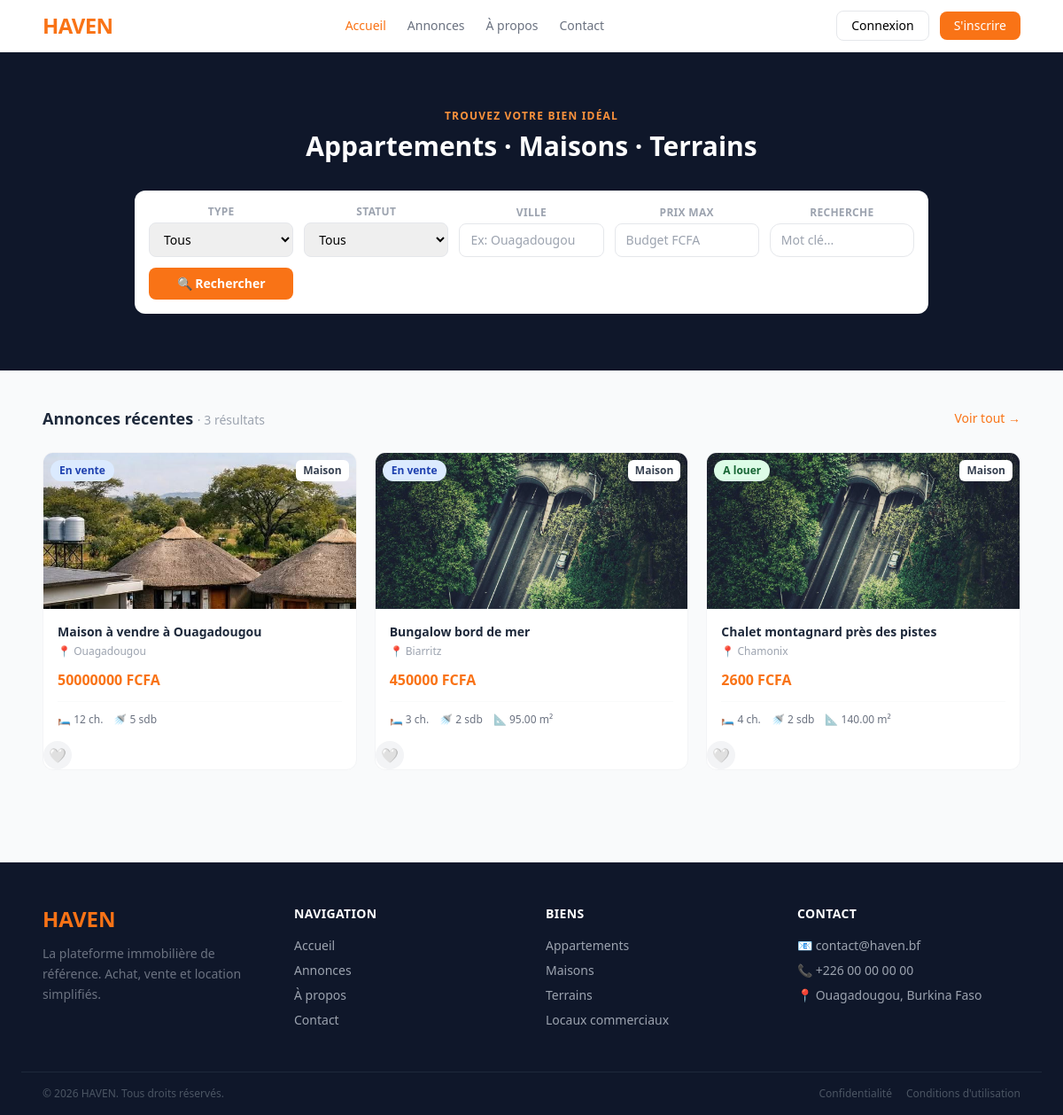
Before: / with the older database file.
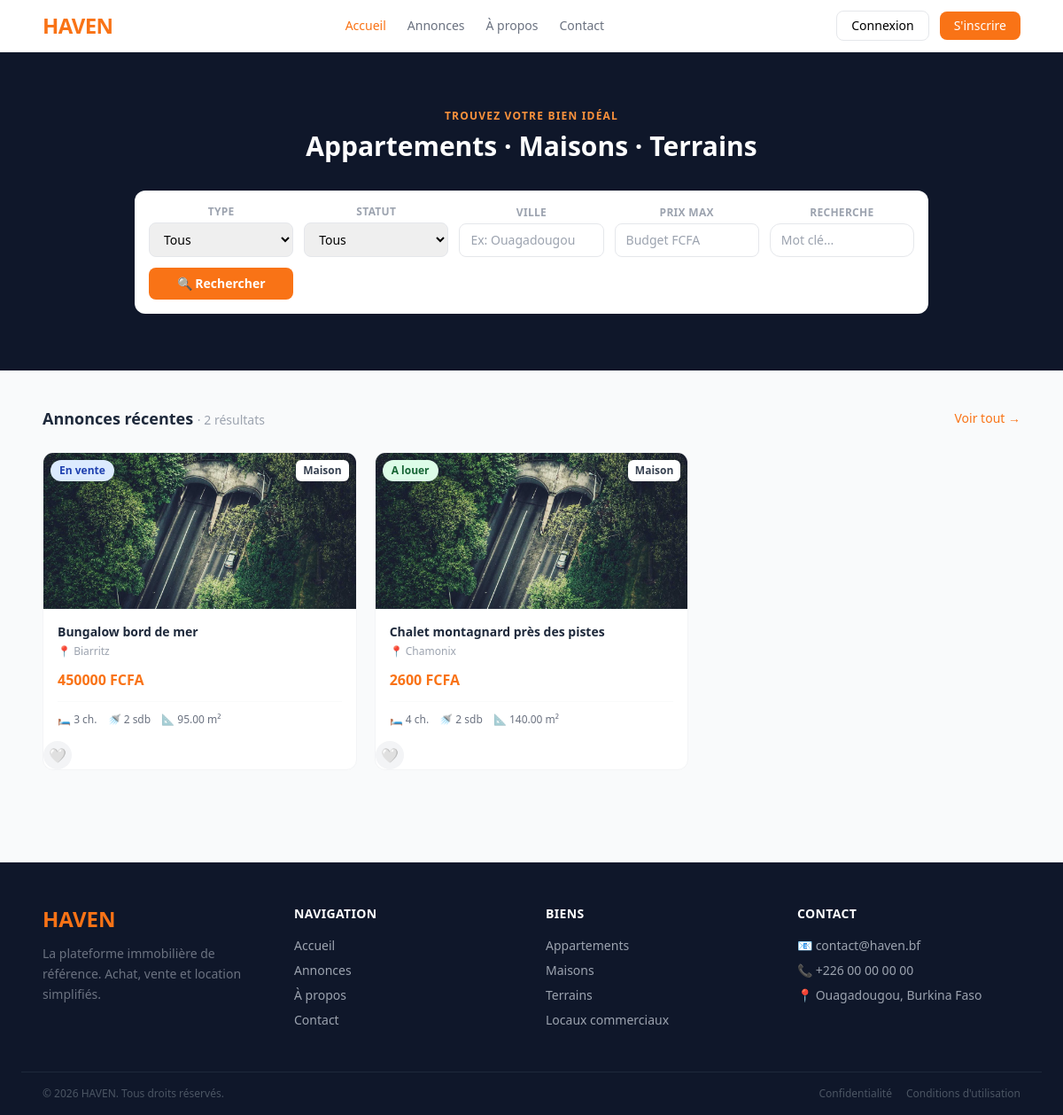
After: the same page with the newer database file.
### apps/listings/models.py (models this page shows, shortened)
class Listing(models.Model):
    STATUS = [
        ('En vente', 'En vente'),
        ('A louer', 'A louer'),
        ('Vendu', 'Vendu'),
        ('Loué', 'Loué'),
    ]
    TYPES = [
        ('Appartement', 'Appartement'),
        ('Maison', 'Maison'),
        ('Local commercial', 'Local commercial'),
        ('Terrain', 'Terrain'),
    ]
    user = models.ForeignKey(settings.AUTH_USER_MODEL,
                            on_delete=models.CASCADE)
    title = models.CharField(max_length=255)
    description = models.TextField()
    property_type = models.CharField(max_length=20, choices=TYPES)
    status = models.CharField(max_length=20, choices=STATUS)
    price = models.DecimalField(max_digits=14,decimal_places=2)
    bathrooms = models.IntegerField()
    bedrooms = models.IntegerField()
    is_available = models.BooleanField(default=True)
    city = models.CharField(max_length=255)
    longitude = models.DecimalField(max_digits=9, decimal_places=6)
    latitude = models.DecimalField(max_digits=9, decimal_places=6)
    created_at = models.DateTimeField(auto_now_add=True)
    area = models.DecimalField(max_digits=8, decimal_places=2, null=True, blank=True)
    is_approved = models.BooleanField(default=False)
    def get_first_image(self):
        first = self.images.first()
        return first.image.url if first else None
    class Meta:
        ordering = ['-created_at']

class Images(models.Model):
    listing = models.ForeignKey(Listing,on_delete=models.CASCADE, related_name='images')
    image = models.ImageField(upload_to='listings/images/')
    class Meta:
        ordering = ['listing']

### apps/listings/views.py (the view)
# urls.py: path('',views.home,name='home'),
def home(request):
    listings = Listing.objects.filter(is_available=True,is_approved=True)[:6]
    context = {
        'listings':listings,
        'types':Listing.TYPES,
        'statuses':Listing.STATUS[:2],
        }
    return render(request,'listings/index.html',context=context)

### templates/listings/index.html (shortened to what the changed rows need)
{% extends 'base.html' %}
{% block content %}
<div class="bg-slate-900 py-16 px-6 text-center">
    <h1 class="text-white text-3xl font-bold mb-8">Appartements · Maisons · Terrains</h1>
</div>
<div class="max-w-6xl mx-auto px-6 py-10">
    <div class="flex items-center justify-between mb-6">
        <h2 class="text-lg font-semibold text-slate-800">Annonces récentes
            <span class="text-gray-400 font-normal text-sm">· {{ listings|length }} résultats</span>
        </h2>
    </div>
    <div class="grid grid-cols-1 md:grid-cols-2 lg:grid-cols-3 gap-5">
        {% for listing in listings %}
        <a href="{% url 'listing_detail' listing.pk %}">
            <div class="bg-white rounded-xl overflow-hidden border border-gray-100 hover:-translate-y-1 hover:shadow-lg transition-all duration-200">
                <div class="relative h-44 bg-gray-100">
                    {% if listing.get_first_image %}
                        <img src="{{ listing.get_first_image }}" alt="{{ listing.title }}" class="w-full h-full object-cover">
                    {% else %}
                        <div class="w-full h-full flex items-center justify-center text-4xl">🏠</div>
                    {% endif %}
                    <span class="absolute top-2 left-2 text-xs font-semibold px-2.5 py-1 rounded-full
                        {% if listing.status == 'A louer' %}bg-green-100 text-green-800{% else %}bg-blue-100 text-blue-800{% endif %}">
                        {{ listing.status }}
                    </span>
                    <span class="absolute top-2 right-2 bg-white text-xs font-semibold px-2 py-1 rounded-md text-gray-700">
                        {{ listing.property_type }}
                    </span>
                </div>
                <div class="p-4">
                    <h3 class="font-semibold text-slate-800 text-sm mb-1 truncate">{{ listing.title }}</h3>
                    <p class="text-xs text-gray-400 mb-3">📍 {{ listing.city }}</p>
                    <p class="text-orange-500 font-bold text-base mb-3">{{ listing.price|floatformat:0 }} FCFA</p>
                    <div class="flex gap-3 text-xs text-gray-500 border-t border-gray-50 pt-3">
                        {% if listing.bedrooms %}<span>🛏 {{ listing.bedrooms }} ch.</span>{% endif %}
                        {% if listing.bathrooms %}<span>🚿 {{ listing.bathrooms }} sdb</span>{% endif %}
                        {% if listing.area %}<span>📐 {{ listing.area }} m²</span>{% endif %}
                    </div>
                </div>
                <div>
                    {% include "listings/partials/favorite_btn.html" %}
                </div>
            </div>
        </a>
        {% empty %}
        <div class="col-span-3 text-center py-16 text-gray-400">Aucune annonce disponible.</div>
        {% endfor %}
    </div>
</div>
{% endblock %}

### templates/listings/partials/favorite_btn.html
<button
    hx-post="{% url 'toggle-favorite' listing.pk %}"
    hx-target="this"
    hx-swap="outerHTML"
    class="flex items-center justify-center w-8 h-8 rounded-full transition-colors
    {% if is_favorite %}
        bg-red-50 text-red-500
    {% else %}
        bg-gray-100 text-gray-400 hover:bg-red-50 hover:text-red-400
    {% endif %}">
    {% if is_favorite %}
        ❤️
    {% else %}
        🤍
    {% endif %}
</button>

Changed rows visible on the page:
no longer on this page (row edited): Listing: get_first_image (picture), status "En vente", property_type "Maison", title "Maison à vendre à Ouagadougou", city "Ouagadougou", price "50000000", bedrooms "12", bathrooms "5"
Other visible differences:
{{ listings|length }}: "3" → "2"
